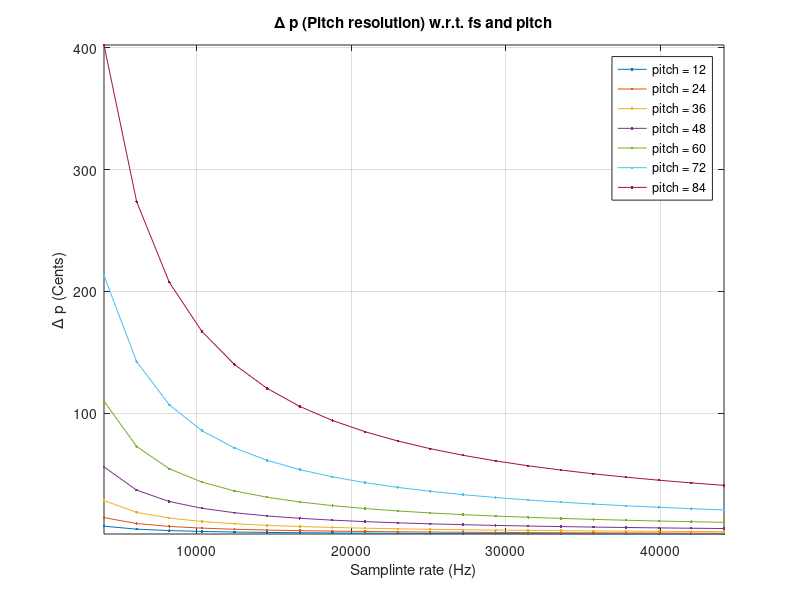

MATLAB code to generate this figure:
% Pitch resolution w.r.t. sampling rate and pitch
fs=linspace(4000, 44100, 20)';
pitch=12*(1:7);
deltaP=[];
for i=1:length(pitch)
	f=440*2^((pitch(i)-69)/12);
	deltaP=[deltaP, 12*log2(1+f./fs)];
end
plot(fs, 100*deltaP, '.-');
axis tight; grid on
xlabel('Samplinte rate (Hz)');
ylabel('\Delta p (Cents)');
title('\Delta p (Pitch resolution) w.r.t. fs and pitch');
% Display legends
pitchStr={};
for i=1:length(pitch)
	pitchStr={pitchStr{:}, ['pitch = ', int2str(pitch(i))]};
end
legend(pitchStr);